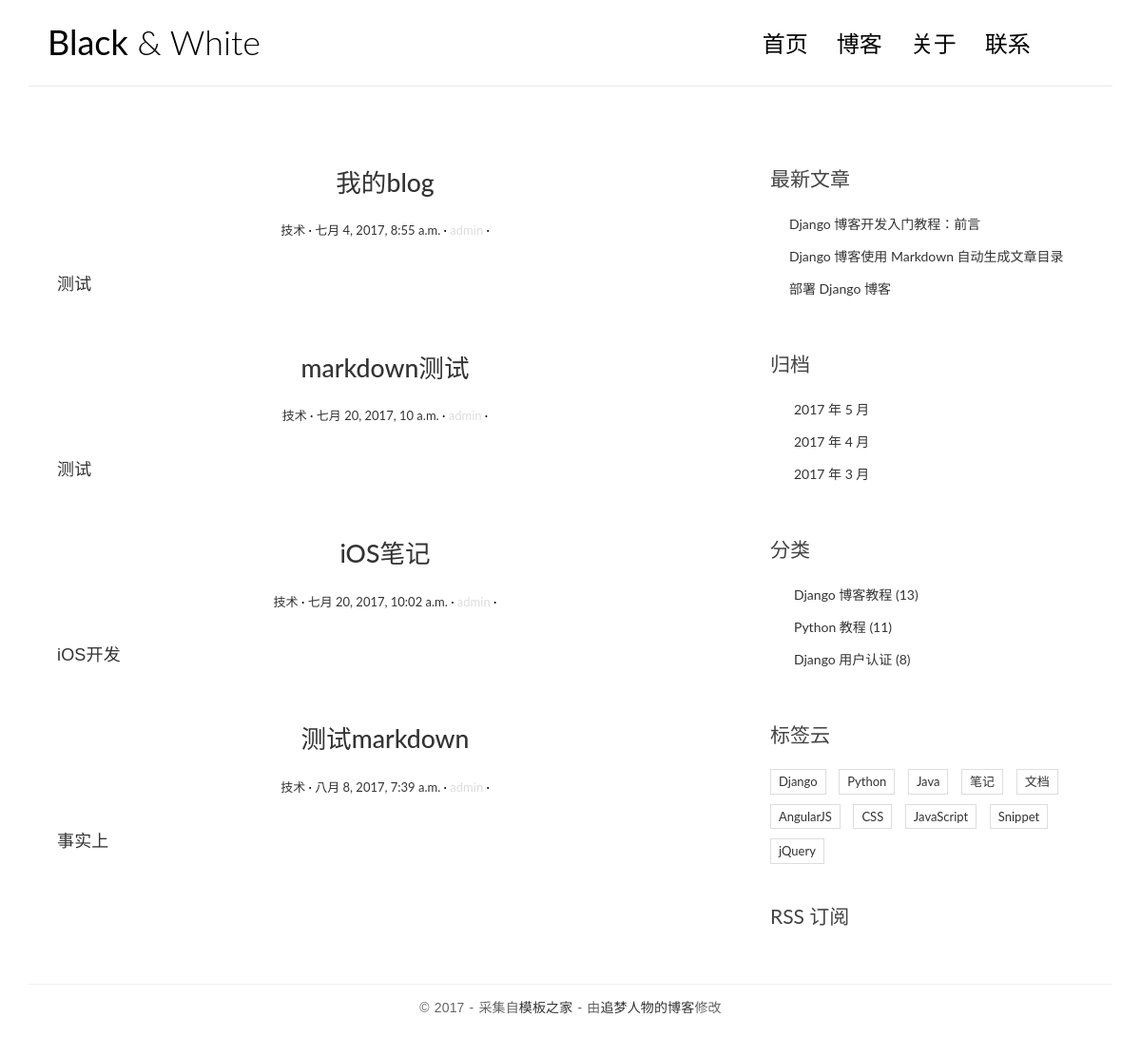
Screenshot of /test/index with the database file from the repository.
### myblog/models.py (models this page shows, shortened)
class Post(models.Model):
    title = models.CharField(max_length=70,verbose_name='文章标题');
    body = models.TextField(verbose_name='文章内容')
    created_time = models.DateTimeField(verbose_name='创建时间');
    modified_time = models.DateTimeField(verbose_name='修改时间')
    excerpt = models.CharField(max_length=100,blank=True,verbose_name='文章摘要')
    category = models.ForeignKey(Category,verbose_name='分类')
    tag = models.ManyToManyField(Tag,verbose_name='标签')
    user = models.ForeignKey(User,verbose_name='用户')
    def get_absolute_url(self):
        return reverse('myblog:detail',kwargs={'pk':self.pk})

class Category(models.Model):
    name = models.CharField(max_length=100,verbose_name='分类名称')

### myblog/views.py (the view)
def index(request):
    list = Post.objects.all()
    return render(request,'blog/index.html',context={
        'welcome':"测试网页",
        'post_list':list,
    })

### templates/blog/index.html
{% extends 'base.html' %}
{% block main %}
    {% for post in post_list  %}
        <article class="post post-{{ post.pk }}">
            <header class="entry-header">
                <h1 class="entry-title">
                    <a href="{{ post.get_absolute_url }}">{{ post.title }}</a>
                </h1>
                <div class="entry-meta">
                    <span class="post-category">
                        <a href="#"><span>{{ post.category.name}}</span></a>
                    </span>
                    <span class="post-date">
                        <a href="#">{{ post.modified_time}}</a>
                    </span>
                    <span class="post-author">{{ post.user }}</span>
                </div>
                <div class="entry-content clearfix">
                           <a href="#"><p>{{ post.excerpt }}</p></a>
                </div>
            </header>
        </article>
    {% endfor %}
{% endblock main%}

### myblog/static/blog/css/custom.css (style rules this page uses)
* { outline: none; }
h1, h2, h3, h4, h5, h6 { margin-top: 0; }
a { color: #333; }
body { color: #444; font-family: 'Lato', sans-serif; }
p { font-family: 'Ubuntu', sans-serif; font-weight: 400; word-spacing: 1px; letter-spacing: 0.01em; }
.post { background: #fff; padding: 30px 30px 0; }
.entry-title { text-align: center; font-size: 1.9em; margin-bottom: 20px; line-height: 1.6; padding: 10px 20px 0; }
.entry-meta { text-align: center; color: #DDDDDD; font-size: 13px; margin-bottom: 30px; }
.entry-content { font-size: 18px; line-height: 1.9; font-weight: 300; color: #000; }
.post-category::after, .post-date::after, .post-author::after, .comments-link::after { content: ' ·'; color: #000; }

### rows the page displays
Post: title "我的blog", category.name "技术", modified_time "七月 4, 2017, 8:55 a.m.", user "admin", excerpt "测试"
Post: title "markdown测试", category.name "技术", modified_time "七月 20, 2017, 10 a.m.", user "admin", excerpt "测试"
Post: title "iOS笔记", category.name "技术", modified_time "七月 20, 2017, 10:02 a.m.", user "admin", excerpt "iOS开发"
Post: title "测试markdown", category.name "技术", modified_time "八月 8, 2017, 7:39 a.m.", user "admin", excerpt "事实上"
